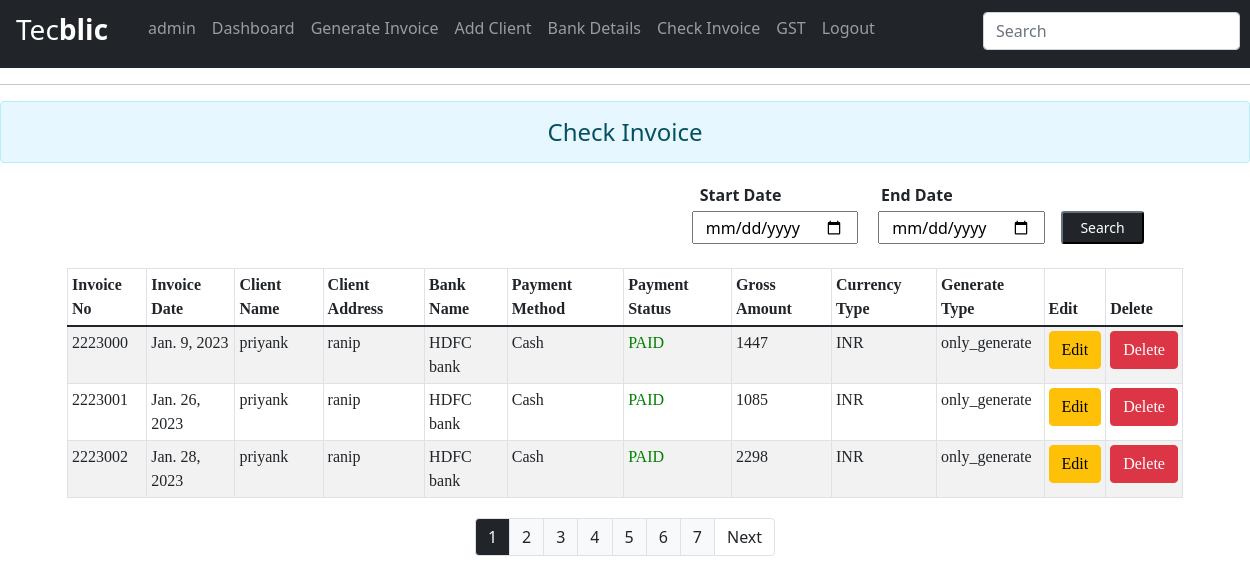
Screenshot of /check (signed in) with the database file from the repository.
### tecblicapp/models.py (models this page shows, shortened)
class Invoice(models.Model):
    Method = [
    ('----','----'),
    ('Cash', 'Cash'),
    ('Online', 'Online'),
    ('Cheque', 'Cheque'),
    ('Swift Transfer', 'Swift Transfer'),
    ]
    imp=[
        ('DOMESTIC','DOMESTIC'),
        ('EXPORT','EXPORT'),
        ('Inter State', 'Inter State'),
    ]
    Currency = [
    ('INR', 'INR'),
    ('USD', 'USD'),
    ('EUR', 'EUR'),
    ]
    STATUS = [
    ('PENDING', 'PENDING'),
    ('PAID', 'PAID'),
    ]
    emails=[
        ('only_generate','Only Generate'),
        ('generate_and_send','Generate And Send Mail')
    ]
    quantity_type = [
        ("No's", "No's"),
        ('HRS', 'HRS'),
        ('DAY', 'DAY'),
    ]
    invoice_no = models.IntegerField(primary_key=True, blank=True)
    sac_code = models.CharField(null=True, blank=True, max_length=6)
    invoice_date = models.DateField(null=True, blank=True)
    payment_method = models.CharField(choices=Method, default='Cash', max_length=100)
    payment_status = models.CharField(choices=STATUS, default='PAID', max_length=100)
    gross_amount=models.IntegerField(null=True,blank=True)
    cgst = models.CharField(max_length=20, null=True, blank=True,default=0)
    sgst = models.CharField(max_length=20, null=True, blank=True,default=0)
    igst = models.CharField(max_length=20, null=True, blank=True,default=0)
    currency_type=models.CharField(choices=Currency,max_length=5,default='INR')
    qty_type = models.CharField(choices=quantity_type, default='HRS', max_length=5)
    gst_type=models.CharField(choices=imp,default='DOMESTIC',max_length=20)
    t_2 = models.TextField(
        default="2) This Bill is payable by Electronic transfer/ DD/ Cheque in favor of Tecblic Private Limited. For payment made by electronic fund transfer, please send details to accounts@tecblic.com (Invoice number, Invoice amount, Tecblic Bank name and Account number, Payment date, Amount paid, TDS if applicable). Queries can be sent to us at accounts@tecblic.com.")
    t_3 = models.TextField(default="3) Please make payment within 7 days of receipt of this invoice.")
    t_4 = models.TextField(
        default="4) TDS certificate, if applicable, should be issued in favor of Tecblic Private Limited, AAHCT7338J of the Billing Entity and emailed to accounts@tecblic.com or couriered to above address.")
    t_5 = models.TextField(
        default="5) We declare that invoice shows the actual price of goods/services described and that all particulars are correct.")
    client = models.ForeignKey(clientDetail, blank=True, null=True, on_delete=models.SET_NULL)
    send_email=models.CharField(choices=emails,max_length=20,default='only_generate')
    bank = models.ForeignKey(BankDetails, blank=True, null=True, on_delete=models.SET_NULL)
    date_created = models.DateTimeField(auto_now_add=True,blank=True, null=True)
    last_updated = models.DateTimeField(auto_now=True,blank=True, null=True)

class clientDetail(models.Model):
    clientName=models.CharField(max_length=50,null=True,blank=True)
    clientEmail=models.EmailField(null=True,blank=True)
    clientAddress=models.CharField(max_length=200,null=True,blank=True)
    clientGSTIN=models.CharField(max_length=15,null=True,blank=True)
    clientPAN=models.CharField(max_length=10,null=True,blank=True)
    kindAttn=models.CharField(max_length=40,null=True,blank=True)
    placeofSupply=models.CharField(max_length=40,null=True,blank=True)

class BankDetails(models.Model):
    bank_name=models.CharField(max_length=40,null=True,blank=True)
    account_no=models.CharField(max_length=30,null=True,blank=True)
    ifsc_code=models.CharField(max_length=11,null=True,blank=True)
    bank_branch=models.CharField(max_length=40,null=True,blank=True)
    swift_code=models.CharField(max_length=11,null=True,blank=True)
    cin=models.CharField(max_length=21,null=True,blank=True)
    supplier_pan=models.CharField(max_length=10,null=True,blank=True)
    supplier_gstin=models.CharField(max_length=15,null=True,blank=True)
    arn=models.CharField(max_length=30,null=True,blank=True)

### tecblicapp/views.py (the view)
# urls.py: path('check', views.check_invoice, name="check_invoices"),
@login_required(login_url='login')
def check_invoice(request):
    inv_obj=Invoice.objects.all()
    paginator = Paginator(inv_obj,3)
    page_number = request.GET.get('page')
    finaldata =  paginator.get_page(page_number)
    totalpage = finaldata.paginator.num_pages
    return render(request,'tecblicapp/check_invoice_status_demo.html',{'inv':finaldata,'totalpages':[n+1 for n in range(totalpage)]})

### tecblicapp/templates/tecblicapp/check_invoice_status_demo.html (shortened to what this page needs)
<!DOCTYPE html>
<html lang="en">
<head>
    <link href="https://cdn.jsdelivr.net/npm/bootstrap@5.1.3/dist/css/bootstrap.min.css" rel="stylesheet">
    <link href="https://cdnjs.cloudflare.com/ajax/libs/bootstrap-datepicker/1.2.0/css/datepicker.min.css" rel="stylesheet">
</head>
<body>
{% include 'tecblicapp/navbar.html' %}
<hr>
<h4 class="text-center alert alert-info" style="background-color: #e6f7ff;">Check Invoice</h4>
<div style="text-align: right;margin-right: 5%;" class="row" >
    <div class="col-7"></div>
    <form action="/filter/" class="col-5" method="post">
        <div class="row my-1">
            <label for="" style="text-align:left;" class="col-3 "><b style="text-align:left;">Start Date</b></label>
            <label for="" class="col-5" style="text-align:center;"><b >End Date</b></label>
        </div>
        <div class="row">
            <input type="date" name="startdate" class="col-4 mx-1" required><input name="enddate" type="date" class="col-4 mx-3" required><input class="btn-sm btn-dark col-2"  type="submit" value="Search">
        </div>
    </form>
    </div>
<div class="container">
    <form action="" method="post" style="height:250px">
        <div style="font-family: Georgia, 'Times New Roman', Times, serif; ">
            <br>
            <table class="table table-striped table-hover table-bordered table-sm">
                <thead>
                    <tr>
                        <th scope="col">Invoice No</th>
                        <th scope="col">Invoice Date</th>
                        <th scope="col">Client Name</th>
                        <th scope="col">Client Address</th>
                        <th scope="col">Bank Name</th>
                        <th scope="col">Payment Method</th>
                        <th scope="col">Payment Status</th>
                            <th scope="col">Gross Amount</th>
                            <th scope="col">Currency Type</th>
                            <th scope="col">Generate Type</th>
                            <th scope="col">Edit</th>
            <th scope="col">Delete</th>
        </tr>
    </thead>
    <tbody id="tbody">
        {% for i in inv %}
        <tr>
            <td scope="row">{{ i.invoice_no }}</td>
            <td>{{ i.invoice_date }}</td>
            <td>{{ i.client.clientName }}</td>
            <td>{{ i.client.clientAddress }}</td>
            <td>{{  i.bank.bank_name }}</td>
            <td>{{ i.payment_method}}</td>
            {% if i.payment_status == "PENDING" %}<td style="color:red;">{{ i.payment_status }}</td>
            {% else %}<td style="color:green;">{{ i.payment_status }}</td>
            {% endif %}
                <td>{{ i.gross_amount}}</td>
                <td>{{ i.currency_type}}</td>
                <td>{{ i.send_email}}</td>
                <td><a href="{% url 'edit_invoice' i.invoice_no %}" class="btn btn-warning">Edit</a></td>
                <td><a href="{% url 'delete_invoice' i.invoice_no %}" class="btn btn-danger">Delete</a></td>
                {% endfor %}
            </tr>
        </tbody>
    </table>
</div>
</form>
    <nav aria-label="Page navigation example" class="mt-4">
        <ul class="pagination" style="justify-content: center;">
            {% for i in totalpages %}
            <li class="page-item "><a class="page-link
                {% if inv.number == i %}
                bg-dark text-light
                {% else %}
                 bg-light text-dark
                {% endif %}
                " href="/check?page={{i}}">{{i}}</a></li>
                {% endfor %}
                {% if inv.has_next %}
                <li class="page-item"><a class="page-link text-dark" href="/check?page={{inv.next_page_number}}">Next</a></li>
                               {% endif %}
            </ul>
        </nav>
</body>
</html>

### tecblicapp/templates/tecblicapp/navbar.html (shortened to what this page needs)
{% load static %}
<nav class="navbar navbar-expand-lg navbar-dark bg-dark">
  <div class="collapse navbar-collapse" id="navbarCollapse">
    <div class="navbar-nav">
     <a class="navbar-brand" href="{% url 'home_page' %}">
        <h3 class="mx-3"> Tec<b>blic</b></h3>
      </a>
      <span class="nav-item nav-link"> {{request.user}} </span>
      <a class="nav-item nav-link" href=" {% url 'home_page' %}">Dashboard</a>
      <a class="nav-item nav-link" href="{% url 'invoice_details' %}">Generate Invoice</a>
      <a class="nav-item nav-link" href="{% url 'client-detail' %}">Add Client</a>
      <a class="nav-item nav-link" href="{% url 'bank-detail' %}">Bank Details</a>
      <a class="nav-item nav-link" href="{% url 'check_invoices' %}">Check Invoice</a>
      <a class="nav-item nav-link" href="{% url 'gst' %}">GST</a>
      <a class="nav-item nav-link" href="{% url 'logout' %}">Logout</a>
      <form method="GET" action="/search"><input class="mt-1 form-control mr-sm-2" type="search" style="position: relative; left: 100px;" name="query" id="query" placeholder="Search" aria-label="Search"></form>
    </div>
  </div>
</nav>

### rows the page displays
Invoice: invoice_no "2223000", invoice_date "Jan. 9, 2023", client.clientName "priyank", client.clientAddress "ranip", bank.bank_name "HDFC bank", payment_method "Cash", payment_status "PAID", gross_amount "1447", currency_type "INR", send_email "only_generate"
Invoice: invoice_no "2223001", invoice_date "Jan. 26, 2023", client.clientName "priyank", client.clientAddress "ranip", bank.bank_name "HDFC bank", payment_method "Cash", payment_status "PAID", gross_amount "1085", currency_type "INR", send_email "only_generate"
Invoice: invoice_no "2223002", invoice_date "Jan. 28, 2023", client.clientName "priyank", client.clientAddress "ranip", bank.bank_name "HDFC bank", payment_method "Cash", payment_status "PAID", gross_amount "2298", currency_type "INR", send_email "only_generate"

### other values shown
{{ request.user }} "admin"
{{ i }} "1" "2" "3" "4" "5" "6" "7"
